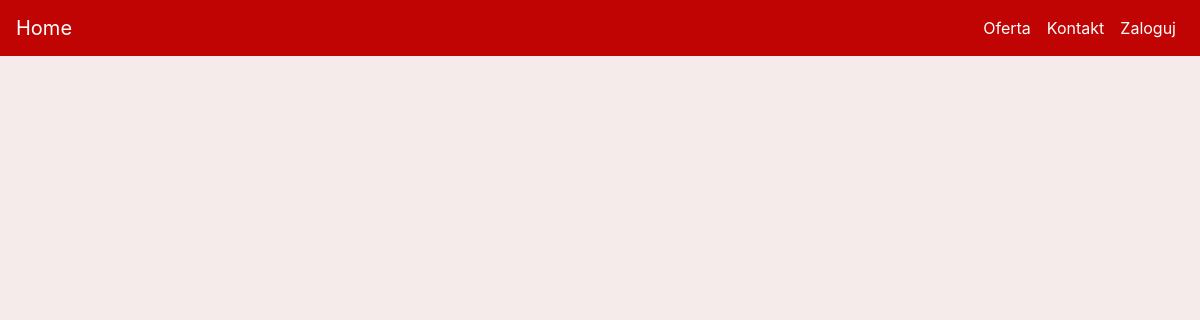
Before: / with the older database file.
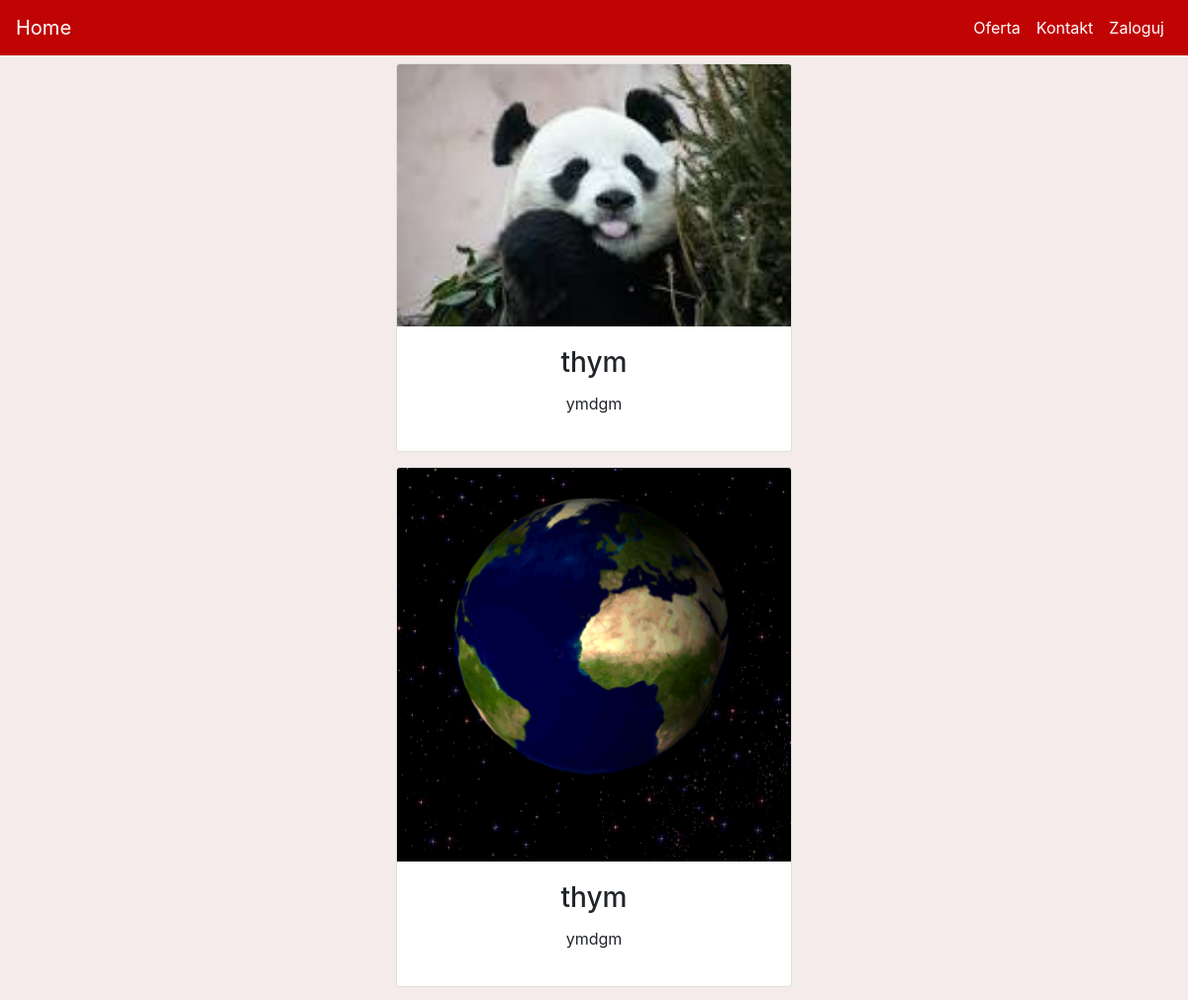
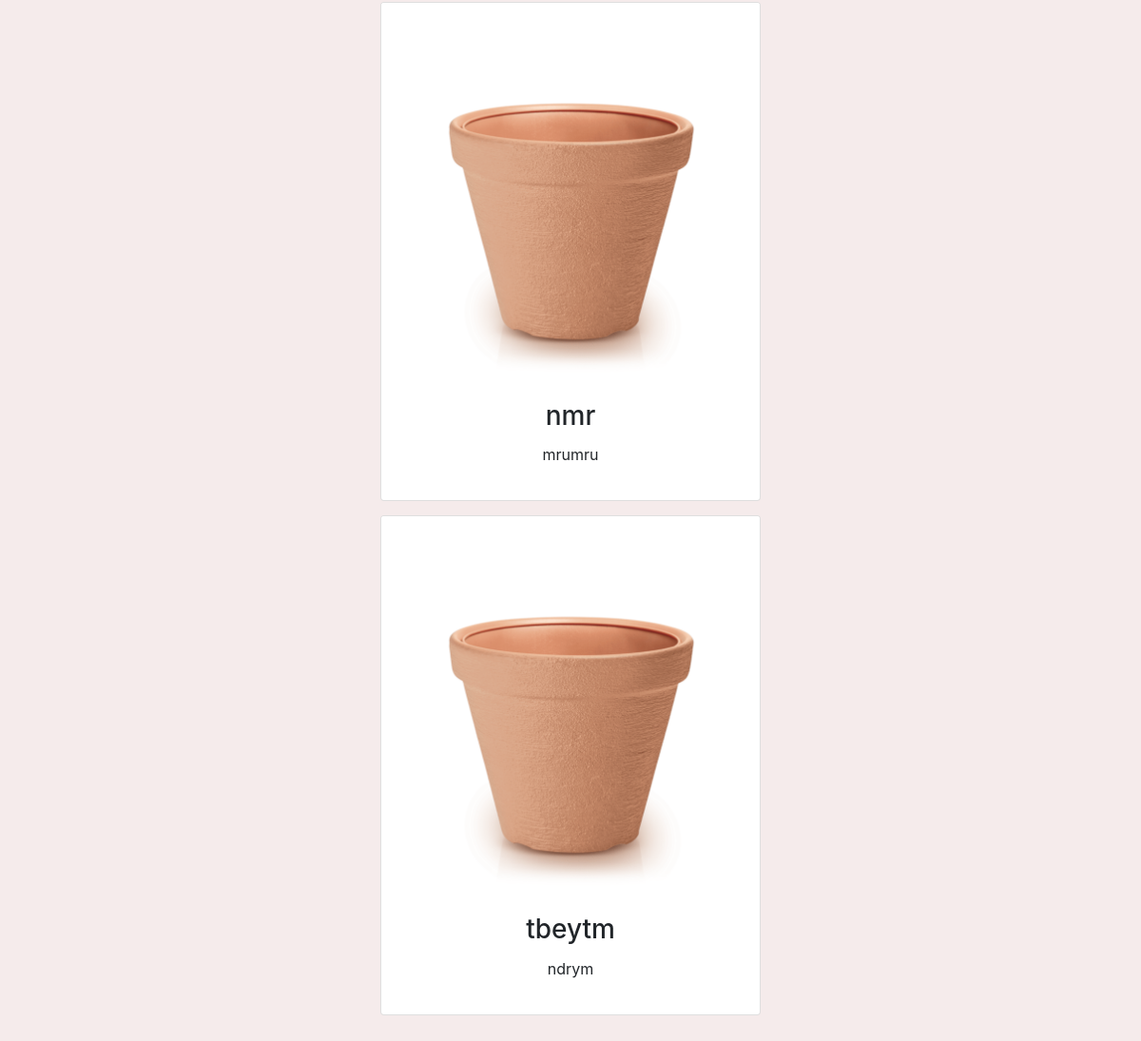
After: the same page with the newer database file (2 pictures, top to bottom).
### kwiaciarnia/models.py (models this page shows, shortened)
class Posts(db.Model):
    id = db.Column(db.Integer(), primary_key=True)
    title = db.Column(db.String())
    body = db.Column(db.Text())
    added = db.Column(db.DateTime(), default=datetime.datetime.now())
    likes = db.Column(db.Integer(), default=0)
    dislikes = db.Column(db.Integer(), default=0)

### kwiaciarnia/routes.py (the view)
@app.route("/")
def home():
    all_posts = Posts.query.all()
    likes = Post_likes()
    dislike = Post_dislikes()
    return render_template('home.html', all_posts=all_posts, likes=likes, dislike=dislike)

### kwiaciarnia/templates/home.html (shortened to what this page needs)
{% extends 'base.html' %}
{% block content %}
<div>
    {% include 'includes/feed.html' %}
</div>
{% endblock %}

### kwiaciarnia/templates/includes/feed.html (shortened to what this page needs)
{% for post in all_posts %}
    <div id="feed">
        <div class="card" style="width: 25rem;">
            <img class="card-img-top" src="static\uploads\posts\{{post.id}}.png" alt="{{post.tittle}}">
            <div class="card-body">
                <h3 class="card-title">{{post.title}}</h3>
                <p class="card-text">{{post.body}}</p>
            </div>
        </div>
    </div>
    <div id="feed_spacer"></div>
{% endfor %}

Changed rows visible on the page:
added Posts: shows a picture, title "thym", body "ymdgm"
added Posts: shows a picture, title "thym", body "ymdgm"
added Posts: title "nmr", body "mrumru"
added Posts: title "tbeytm", body "ndrym"
